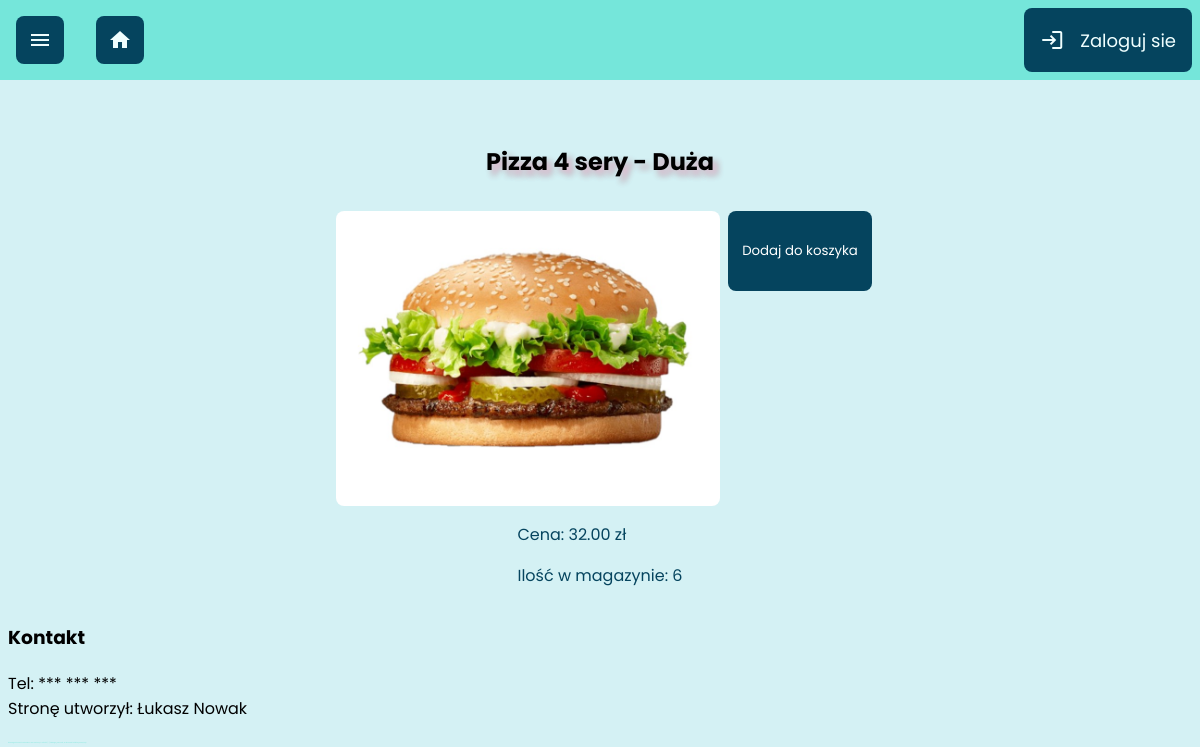
Page /product.php?id=41 on the committed database.
### tables this page shows
CREATE TABLE `products` (
  `product_id` int(11) NOT NULL,
  `name` text NOT NULL,
  `price` decimal(10,2) NOT NULL,
  `quantity` int(11) NOT NULL,
  `category_id` int(11) NOT NULL,
  `picture_path` varchar(200) NOT NULL,
  `description` text NOT NULL
);

### product.php (the view, shortened to what this page needs)
<?php
include_once "components/head.php";
include_once "components/header.php";
include_once "components/nav.php";
?>
<main>
  <?php
  $product_id = $_GET['id'];
  $q1 = "SELECT * FROM `products` WHERE product_id = $product_id";
  $q2 = "SELECT `name` FROM `products` WHERE product_id = $product_id";
  $conn = connect();
  $res_s = $conn->query($q2);
  $prod_name = $res_s->fetch_object();
  echo "<h2 class='product_name'>$prod_name->name</h2>";
  $res = $conn->query($q1);
  ?>
  <div class="show-product">
    <?php
    while ($row = $res->fetch_object()) {
      if ($row->name == 'Kubek Satisfactory' || $row->name == 'Plakat "Satisfactory Update 5"') {
        echo "<div class='product-img-container'>";
        echo "<img src='$row->picture_path' alt='obrazek produktu'>";
        echo "<form action='./cart_form.php' method='POST'>";
        echo "<input type='hidden' name='product' value='$row->product_id'>";
        echo "<input type='submit' value='Dodaj do koszyka' id='addToCart'>";
        if ($_SESSION['admin']) {
          echo "<a href='edit_product.php?id=$row->product_id' class='golden_buzzer'>Edytuj</a>";
          echo "<a href='del_product.php?id=$row->product_id' class='golden_buzzer'>Usuń</a>";
        }
        echo "</form>";
        echo "</div>";
        echo "<p>Cena: " . substr($row->price, 0, 1) . " Kupon FICSIT</p>";
        echo "<p>Ilość w magazynie: " . $row->quantity . "</p>";
      } else {
        echo "<div class='product-img-container'>";
        echo "<img src='$row->picture_path' alt='obrazek produktu'>";
        echo "<form action='./cart_form.php' method='POST'>";
        echo "<input type='submit' value='Dodaj do koszyka' id='addToCart'>";
        echo "</form>";
        echo "</div>";
        echo "<div><p>Cena: " . $row->price . " zł</p>";
        echo "<p>Ilość w magazynie: " . $row->quantity . "</p></div>";
      }
    }
    ?>
  </div>
</main>
<?php
include_once "components/footer.php";
include_once "components/foot.php";
?>

### styles/style.css (style rules this page uses)
* { box-sizing: border-box; font-family: 'Poppins', sans-serif; text-decoration: none; }
body { background-color: #D4F1F4; margin-top: 7rem; }
main { width: 950px; margin: auto; }
.product_name { text-align: center; margin: 0rem; padding-top: 2rem; padding-bottom: 2rem; text-shadow: 0.3rem 0.3rem 0.4rem #F4BFDB, 0.3rem 0.3rem 0.4rem #87BAAB; }
.product-img-container { display: flex; }
.show-product { display: flex; align-items: center; flex-direction: column; color: #05445E; }
#addToCart { white-space: normal; word-wrap: break-word; height: 5rem; border-radius: 0.5rem; border: 0; background-color: #05445E; color: white; width: 100%; margin: 0 0.5rem; }
img { width: 24rem; background-color: white; border-radius: 0.5rem; }

### rows in the picture
products: name "Pizza 4 sery - Duża", picture_path (picture), price "32.00", quantity "6"
